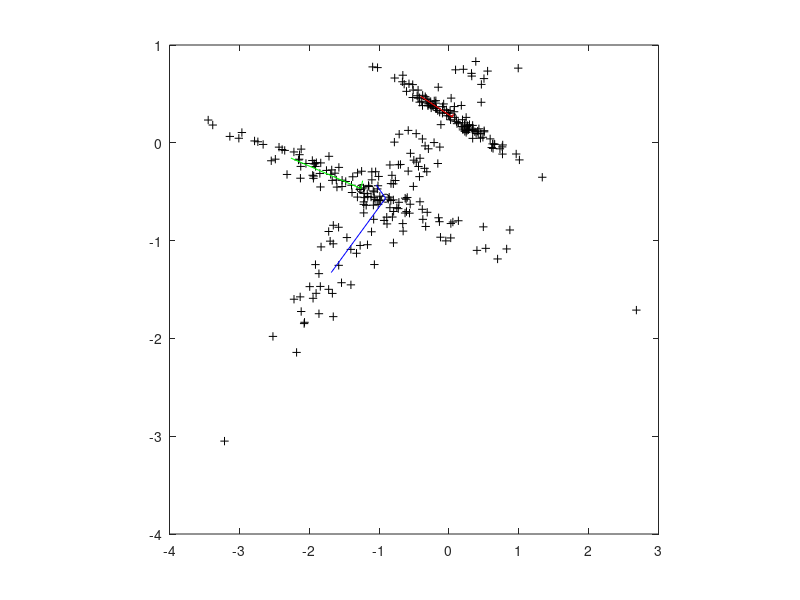

Recreate this plot in MATLAB.
printf("Expectation Maximization\n")
printf("Gaussian Mixture Models\n")
clear;

function drawGaussian(mu, cov, props)
[U, D, V] = svd(cov);
lamba = diag(D);

mu1 = mu + sqrt(lamba(1)) * V(1,:);
mu2 = mu + sqrt(lamba(2)) * V(2,:);

hold on
plot(mu(1), mu(2), 'ko')
plot([mu(1) mu1(1)], [mu(2) mu1(2)], props)
plot([mu(1) mu2(1)], [mu(2) mu2(2)], props)
hold off
end

function P = estep(X, cov, mu, K)
  n = length(X);
  d = size(X)(2);

  for k=1:K
    frac(k) = 1.0 / (sqrt( det(2.0*pi*cov(:,:,k)) ) * K );
    cov_inv(:,:,k) = inv(cov(:,:,k));
  end

  for i=1:n
    for k=1:K
      P(k,i) = frac(k) * exp( -0.5 * (X(i,:) - mu(k,:)) * cov_inv(:,:,k) * transpose(X(i,:) - mu(k,:)) );
    end
    P_x(i) = sum(P(:,i));
    P(:,i) /= P_x(i);
  end
end

function [cov, mu] = mstep(X, P, K)
  n = length(X);
  d = size(X)(2);

  for k=1:K
    mu(k,:) = zeros(1,d);
    cov(:,:,k) = zeros(d);
    denom(k) = 1.0 / sum(P(k,:));
    for i=1:n
      mu(k,:) += P(k,i) * X(i,:);
    end
    mu(k,:) *= denom(k);

    for i=1:n
      demean = X(i,:) - mu(k,:);
      cov(:,:,k) += P(k,i) * transpose(demean) * demean;
    end
    cov(:,:,k) *= denom(k);
  end
end

function [cov, mu] = init(X, K, props)
  n = length(X);
  d = size(X)(2);

  if(strcmp(props, "rand label"))
    for i=1:n
      for k=1:K
        q(k,i) = rand(1);
      end
      q(:,i) /= sum(q(:,i));
    end
    [cov, mu] = mstep(X, q, K);

  elseif(strcmp(props, "rand mean"))
    for k=1:K
      mu(k,:) = X(round(rand(1)*n),:);
      cov(:,:,k) = diag(ones(d,1));
    end
  end
end

%%%%%%%%%%%%%%%%%%%%%%%%%%%%%%%%%%%%

X = load('mixture.txt');
L = 20;

%[C, mu] = init(X, 3, 'rand mean'); % a)
[C, mu] = init(X, 3, 'rand label'); % b)

likelihood_prev = 0.0;
for l=1:L

  q = estep(X, C, mu, 3);
  [C, mu] = mstep(X, q, 3);
end

clf
plot(X(:,1), X(:,2), 'k+')
drawGaussian(mu(1,:), C(:,:,1), 'r');
drawGaussian(mu(2,:), C(:,:,2), 'g');
drawGaussian(mu(3,:), C(:,:,3), 'b');
axis('square')
